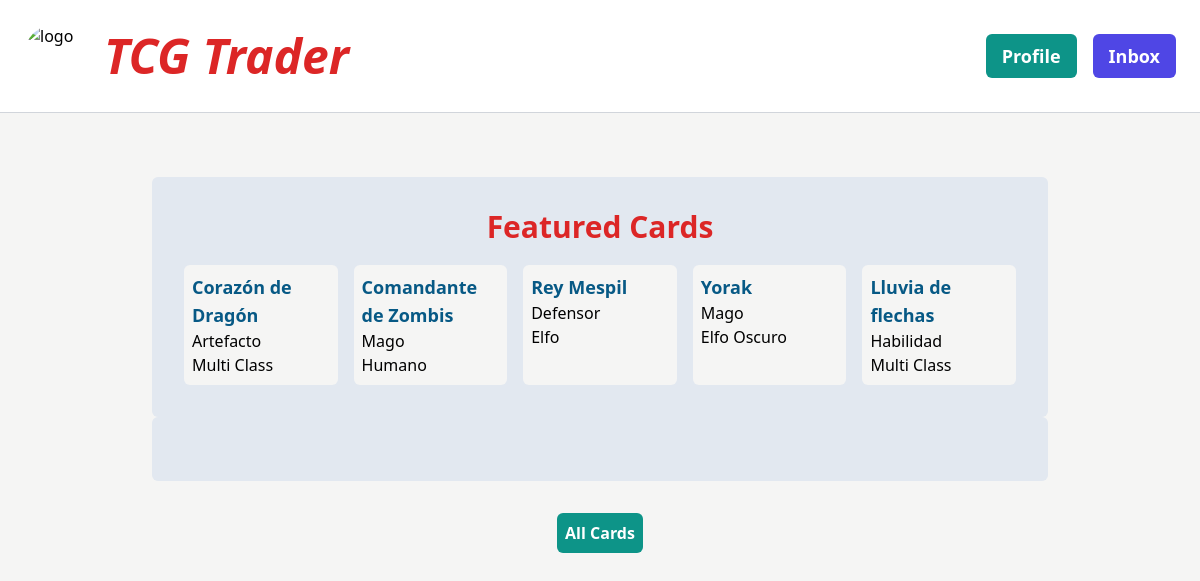
The app's page / (signed in) with its own data.
### card/models.py (models this page shows, shortened)
class Card(models.Model):
    card_name = models.CharField(max_length=100)
    card_type = models.ForeignKey(Card_Type, on_delete=models.CASCADE)
    faction = models.ForeignKey(Faction, on_delete=models.CASCADE)
    card_text = models.TextField()
    card_cost = models.IntegerField()
    card_power = models.IntegerField(blank=True, null=True)
    card_defense = models.IntegerField(blank=True, null=True)
    card_image = CloudinaryField('image', blank=True, null=True)
    is_active = models.BooleanField(default=True)
    created_by = models.ForeignKey(User, on_delete=models.CASCADE)
    created_at = models.DateTimeField(auto_now_add=True)
    updated_at = models.DateTimeField(auto_now=True)

class Card_Type(models.Model):
    type_name = models.CharField(max_length=100)
    class Meta:
        ordering = ['type_name'] # ordena las categorias por nombre
        verbose_name_plural = 'Type'
    def __str__(self):
        return self.type_name

class Faction(models.Model):
    faction_name = models.CharField(max_length=100)
    class Meta:
        ordering = ['faction_name']
        verbose_name_plural = 'Faction'
    def __str__(self):
        return self.faction_name

### core/views.py (the view)
# urls.py: path('', views.home, name="home"),
def home(request):
    cards = Card.objects.filter(is_active=True).order_by('?')[0:5]
    card_types = Card_Type.objects.all()
    factions = Faction.objects.all()
    return render(request, 'core/index.html', {
        'cards': cards,
        'card_types': card_types,
        'factions': factions
    })

### core/templates/core/index.html (shortened to what this page needs)
{% extends "core/base.html" %}
{% block content %}
    <div class="p-8">
        <div class="container-lg bg-slate-200 rounded-md p-8">
            <h2 class="text-center text-3xl font-semibold text-red-600 mb-5">Featured Cards</h2>
            <div class="container grid grid-cols-1 md:grid-cols-3 lg:grid-cols-5 gap-4 rounded-md">
                {% for card in cards %}
                <div class="p-2 bg-stone-100 rounded-md">
                    <a href="{% url 'card:detail' card.id %}">
                        <p class="text-sky-800 font-bold text-lg">{{ card.card_name }}</p>
                        <p>{{ card.card_type }}</p>
                        <p>{{ card.faction }}</p>
                    </a>
                </div>
                {% endfor %}
            </div>
        </div>
        <div class="container-lg bg-slate-200 rounded-md p-8">
        </div>
        <div class="flex justify-center mt-8">
            <a href="{% url 'card:list' %}" class="text-center font-semibold bg-teal-600 text-white p-2 rounded-md">All Cards</a>
        </div>
    </div>
{% endblock  %}

### records on screen
Card: card_name "Corazón de Dragón", card_type "Artefacto", faction "Multi Class"
Card: card_name "Comandante de Zombis", card_type "Mago", faction "Humano"
Card: card_name "Rey Mespil", card_type "Defensor", faction "Elfo"
Card: card_name "Yorak", card_type "Mago", faction "Elfo Oscuro"
Card: card_name "Lluvia de flechas", card_type "Habilidad", faction "Multi Class"
